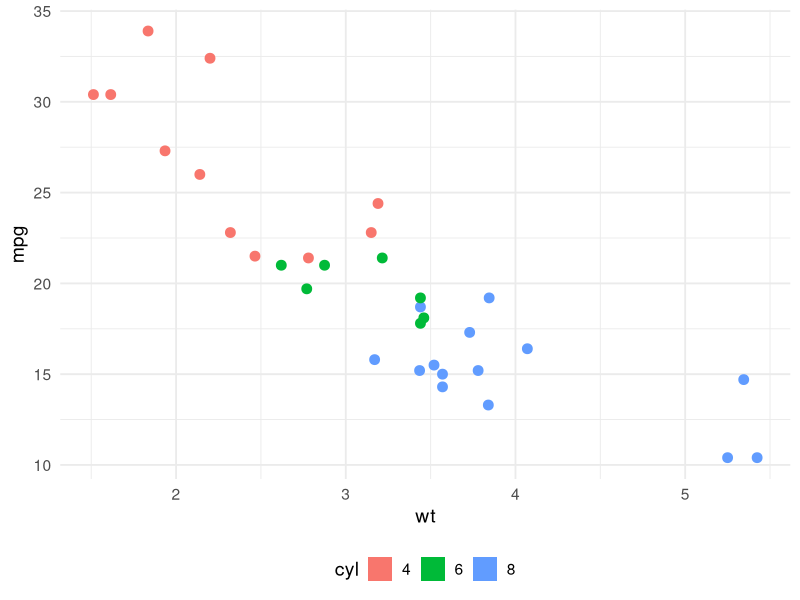

The R source for this figure:
# Some R code for reprex testing
library(ggplot2)
library(dplyr)

mtcars |>
  mutate(cyl = factor(cyl)) |>
  ggplot(aes(x = wt, y = mpg, fill = cyl, color = cyl)) +
  geom_point(shape = 21, size = 3, key_glyph = "rect") +
  theme_minimal(base_size = 14) +
  theme(legend.position = "bottom")
